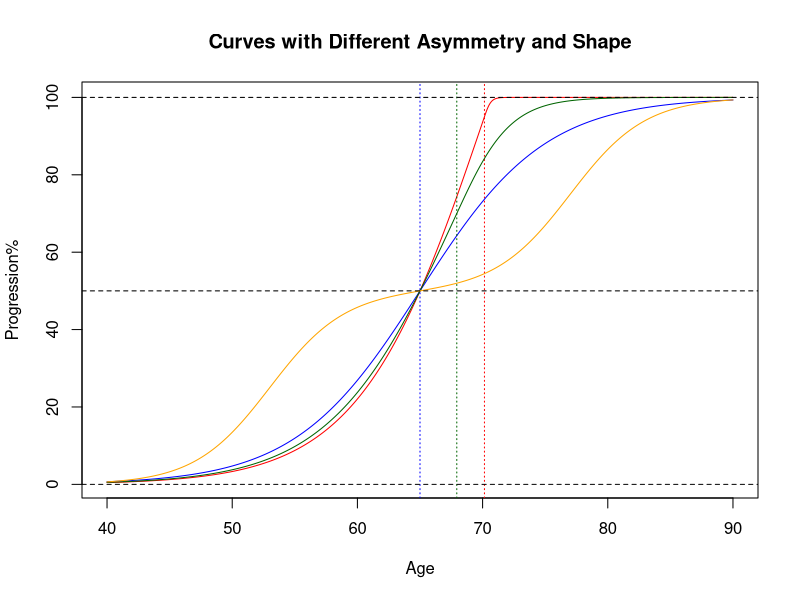

Write the R code that produced this figure.
dual_sigmoid <- function(x,
    inflect, height_left, height_right, scale_left
){
  inflect <- inflect[1]
  height_left <- height_left[1]
  height_right <- height_right[1]
  scale_left <- scale_left[1]
  ifelse(x < inflect,
    2*height_left*plogis((x-inflect)/scale_left),
    height_left-height_right+
      2*height_right*plogis(height_left/height_right*(x-inflect)/scale_left)
  )
}
pdf('truth_curve_dsigmoid.pdf', width=8, height=5)
dual_sigmoid_midpoint <- function(
    inflect, height_left, height_right, scale_left
){
  inflect <- inflect[1]
  height_left <- height_left[1]
  height_right <- height_right[1]
  scale_left <- scale_left[1]
  mid <- (height_left + height_right)/2
  ifelse(height_left >= height_right,
    qlogis(mid/2/height_left, location = inflect, scale = scale_left),
    qlogis((mid+height_right-height_left)/2/height_right,
           location = inflect, scale = scale_left*height_right/height_left)
  )
}
{
  h1=95;h2=5;sc=5;
  inflect=65*2-dual_sigmoid_midpoint(65,h1,h2,sc)
  curve(dual_sigmoid(x,inflect,h1,h2,sc),from=40,to=90,
        main='Curves with Different Asymmetry and Shape',
        xlab='Age',ylab='Progression%',col='red',n=1001
  )
  abline(v=inflect,col='red',
         lty=3)
}
{
  h1=50;h2=50;sc=5;
  inflect=65*2-dual_sigmoid_midpoint(65,h1,h2,sc)
  curve(dual_sigmoid(x,inflect,h1,h2,sc),from=40,to=90,
        add=TRUE,col='blue',n=1001
  )
  abline(v=inflect,col='blue',
         lty=3)
}
{
  h1=70;h2=30;sc=5;
  inflect=65*2-dual_sigmoid_midpoint(65,h1,h2,sc)
  curve(dual_sigmoid(x,inflect,h1,h2,sc),from=40,to=90,
        add=TRUE,col='darkgreen',n=1001
  )
  abline(v=inflect,col='darkgreen',
         lty=3)
}
{
  curve(50*(plogis((x-65)/3,-4)+plogis((x-65)/3,+4)),from=40,to=90,
        add=TRUE,col='orange',n=1001
  )
}
abline(h=c(0,50,100), lty=2, col='black')
dev.off()
